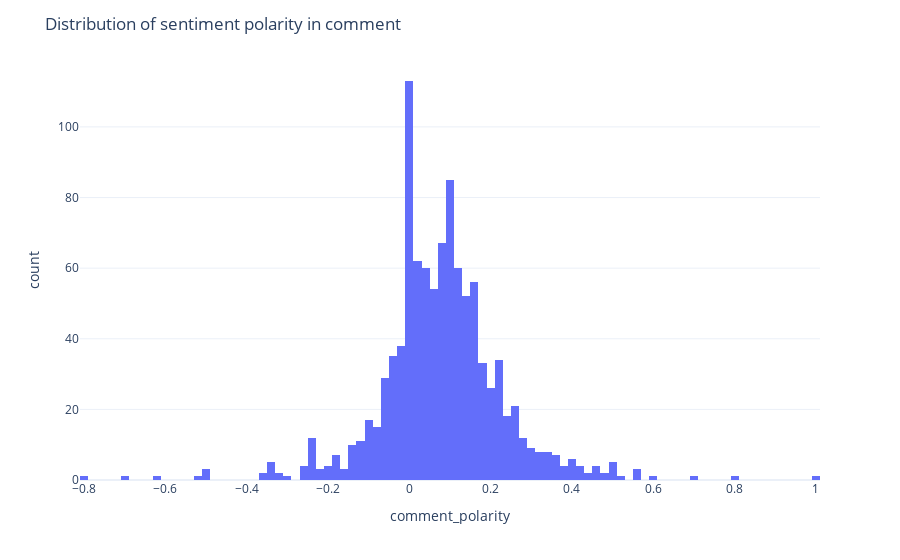

This figure's notebook cell:
### Code cell
fig = px.histogram(df, x="comment_polarity")
fig.update_layout(title_text='Distribution of sentiment polarity in comment', template="plotly_white")
fig.show()

### Figure 1 — Plotly figure (JSON) as saved in the notebook; plotly's stock layout.template omitted (floating-point values rounded to 4 significant figures; data arrays with more than 128 entries replaced by an {"elided": "..."} marker saying what was removed)
{"data": [{"alignmentgroup": "True", "bingroup": "x", "hoverlabel": {"namelength": 0}, "hovertemplate": "comment_polarity=%{x}<br>count=%{y}", "legendgroup": "", "marker": {"color": "#636efa"}, "name": "", "offsetgroup": "", "orientation": "v", "showlegend": false, "type": "histogram", "x": {"elided": "1025 float values"}, "xaxis": "x", "yaxis": "y"}], "layout": {"barmode": "relative", "legend": {"tracegroupgap": 0}, "margin": {"t": 60}, "title": {"text": "Distribution of sentiment polarity in comment"}, "xaxis": {"anchor": "y", "domain": [0, 1], "title": {"text": "comment_polarity"}}, "yaxis": {"anchor": "x", "domain": [0, 1], "title": {"text": "count"}}}}
